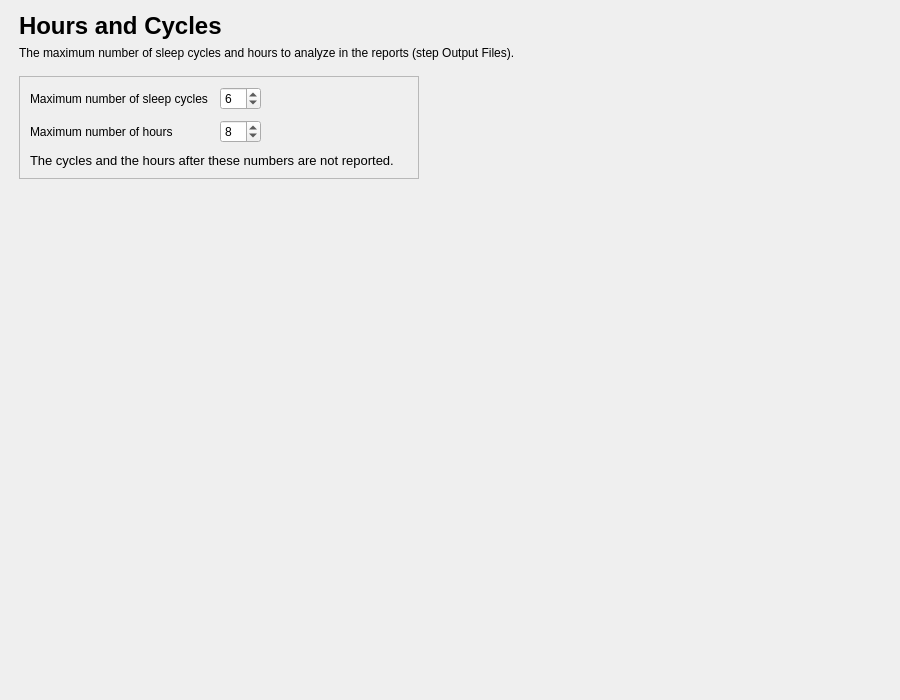
<?xml version="1.0" encoding="UTF-8"?>
<ui version="4.0">
 <class>HoursCyclesStep</class>
 <widget class="QWidget" name="HoursCyclesStep">
  <property name="geometry">
   <rect>
    <x>0</x>
    <y>0</y>
    <width>900</width>
    <height>700</height>
   </rect>
  </property>
  <property name="windowTitle">
   <string />
  </property>
  <layout class="QVBoxLayout" name="verticalLayout">
   <property name="leftMargin">
    <number>19</number>
   </property>
   <property name="topMargin">
    <number>12</number>
   </property>
   <property name="rightMargin">
    <number>19</number>
   </property>
   <property name="bottomMargin">
    <number>12</number>
   </property>
   <item>
    <layout class="QHBoxLayout" name="content_row" stretch="1,0">
     <property name="leftMargin">
      <number>0</number>
     </property>
     <property name="topMargin">
      <number>0</number>
     </property>
     <property name="rightMargin">
      <number>0</number>
     </property>
     <property name="bottomMargin">
      <number>0</number>
     </property>
     <item>
      <widget class="QWidget" name="content_widget" native="true">
       <property name="maximumSize">
        <size>
         <width>800</width>
         <height>16777215</height>
        </size>
       </property>
       <layout class="QVBoxLayout" name="content_layout">
        <property name="spacing">
         <number>16</number>
        </property>
        <property name="leftMargin">
         <number>0</number>
        </property>
        <property name="topMargin">
         <number>0</number>
        </property>
        <property name="rightMargin">
         <number>0</number>
        </property>
        <property name="bottomMargin">
         <number>0</number>
        </property>
        <item>
         <layout class="QVBoxLayout" name="header_layout">
          <property name="spacing">
           <number>6</number>
          </property>
          <item>
           <widget class="QLabel" name="title_label">
            <property name="font">
             <font>
              <pointsize>18</pointsize>
              <bold>true</bold>
             </font>
            </property>
            <property name="text">
             <string>Hours and Cycles</string>
            </property>
           </widget>
          </item>
          <item>
           <widget class="QLabel" name="subtitle_label">
            <property name="text">
             <string>The maximum number of sleep cycles and hours to analyze in the reports (step Output Files).</string>
            </property>
            <property name="wordWrap">
             <bool>true</bool>
            </property>
            <property name="variant" stdset="0">
             <string notr="true">help</string>
            </property>
           </widget>
          </item>
         </layout>
        </item>
        <item>
         <layout class="QHBoxLayout" name="limits_row" stretch="1,1">
          <property name="spacing">
           <number>16</number>
          </property>
          <item>
           <widget class="QFrame" name="limits_card">
            <property name="frameShape">
             <enum>QFrame::Shape::StyledPanel</enum>
            </property>
            <property name="frameShadow">
             <enum>QFrame::Shadow::Raised</enum>
            </property>
            <layout class="QVBoxLayout" name="limits_card_layout">
             <property name="spacing">
              <number>10</number>
             </property>
             <property name="leftMargin">
              <number>10</number>
             </property>
             <property name="topMargin">
              <number>10</number>
             </property>
             <property name="rightMargin">
              <number>10</number>
             </property>
             <property name="bottomMargin">
              <number>10</number>
             </property>
             <item>
              <layout class="QGridLayout" name="limits_grid">
               <property name="horizontalSpacing">
                <number>12</number>
               </property>
               <property name="verticalSpacing">
                <number>10</number>
               </property>
               <item row="0" column="0">
                <widget class="QLabel" name="label_2">
                 <property name="text">
                  <string>Maximum number of sleep cycles</string>
                 </property>
                </widget>
               </item>
               <item row="0" column="1">
                <widget class="QSpinBox" name="spinBox_cycles">
                 <property name="minimum">
                  <number>1</number>
                 </property>
                 <property name="maximum">
                  <number>12</number>
                 </property>
                 <property name="value">
                  <number>6</number>
                 </property>
                </widget>
               </item>
               <item row="1" column="0">
                <widget class="QLabel" name="label">
                 <property name="text">
                  <string>Maximum number of hours</string>
                 </property>
                </widget>
               </item>
               <item row="1" column="1">
                <widget class="QSpinBox" name="spinBox_hours">
                 <property name="enabled">
                  <bool>true</bool>
                 </property>
                 <property name="minimum">
                  <number>1</number>
                 </property>
                 <property name="maximum">
                  <number>48</number>
                 </property>
                 <property name="value">
                  <number>8</number>
                 </property>
                </widget>
               </item>
               <item row="0" column="3">
                <spacer name="limits_grid_spacer">
                 <property name="orientation">
                  <enum>Qt::Orientation::Horizontal</enum>
                 </property>
                 <property name="sizeHint" stdset="0">
                  <size>
                   <width>40</width>
                   <height>20</height>
                  </size>
                 </property>
                </spacer>
               </item>
              </layout>
             </item>
             <item>
              <widget class="QLabel" name="limits_help_label">
               <property name="font">
                <font>
                 <pointsize>10</pointsize>
                </font>
               </property>
               <property name="text">
                <string>The cycles and the hours after these numbers are not reported.</string>
               </property>
               <property name="wordWrap">
                <bool>true</bool>
               </property>
               <property name="variant" stdset="0">
                <string notr="true">help</string>
               </property>
              </widget>
             </item>
            </layout>
           </widget>
          </item>
          <item>
           <spacer name="limits_row_spacer">
            <property name="orientation">
             <enum>Qt::Orientation::Horizontal</enum>
            </property>
            <property name="sizeHint" stdset="0">
             <size>
              <width>40</width>
              <height>20</height>
             </size>
            </property>
           </spacer>
          </item>
         </layout>
        </item>
       </layout>
      </widget>
     </item>
     <item>
      <spacer name="content_spacer">
       <property name="orientation">
        <enum>Qt::Orientation::Horizontal</enum>
       </property>
       <property name="sizeHint" stdset="0">
        <size>
         <width>40</width>
         <height>20</height>
        </size>
       </property>
      </spacer>
     </item>
    </layout>
   </item>
   <item>
    <spacer name="verticalSpacer">
     <property name="orientation">
      <enum>Qt::Orientation::Vertical</enum>
     </property>
     <property name="sizeHint" stdset="0">
      <size>
       <width>40</width>
       <height>20</height>
      </size>
     </property>
    </spacer>
   </item>
  </layout>
 </widget>
 <resources>
  <include location="../../../../../snooz-toolbox/src/main/python/ui/themes/themes.qrc" />
 </resources>
 <connections />
</ui>
